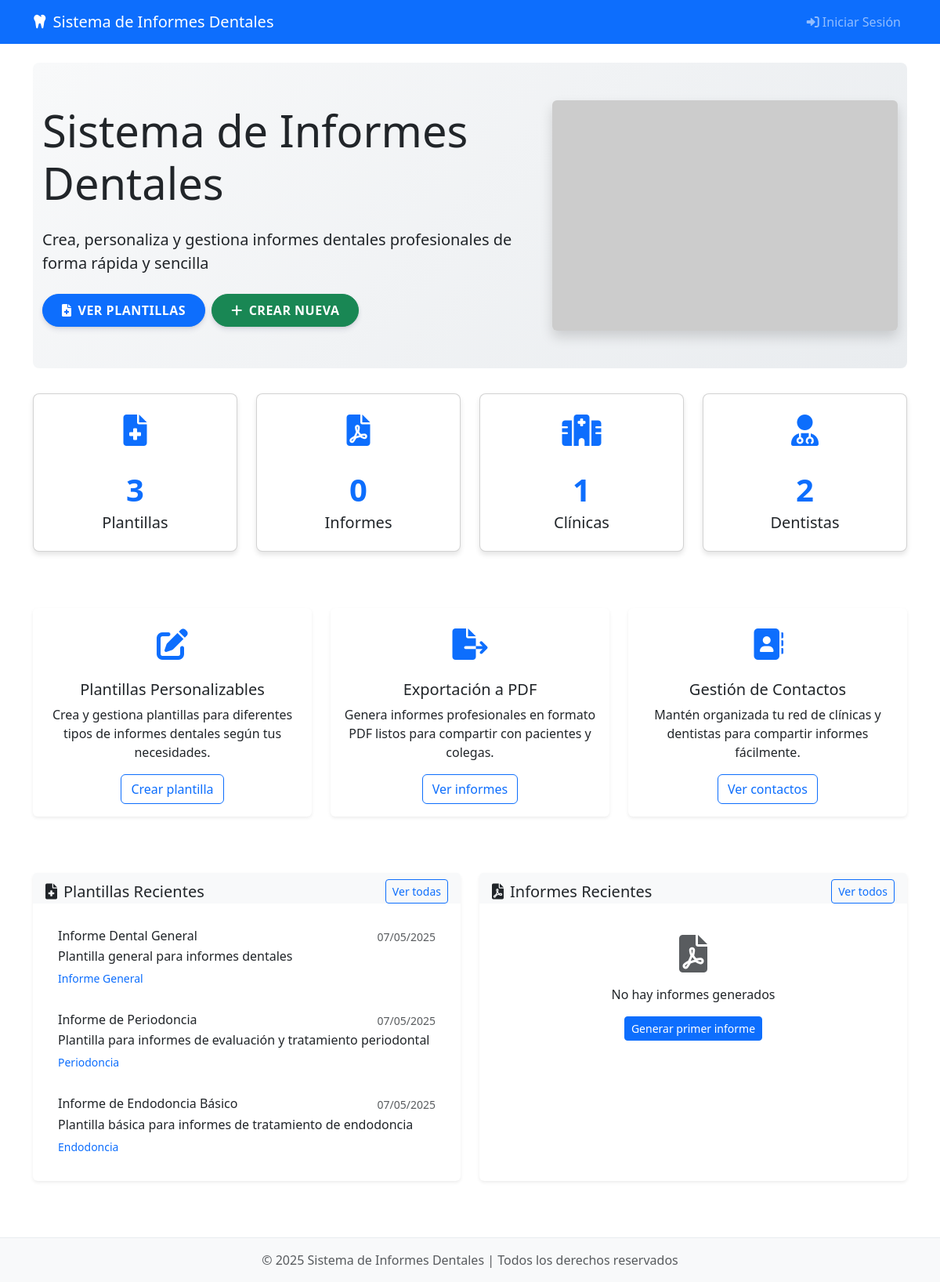
The page / on the database its author committed.
### dental_reports/models.py (models this page shows, shortened)
class ReportTemplate(models.Model):
    name = models.CharField(max_length=100, verbose_name="Nombre")
    category = models.ForeignKey(TemplateCategory, on_delete=models.SET_NULL, null=True,
                                 related_name='templates', verbose_name="Categoría")
    specialty = models.ForeignKey(Specialty, on_delete=models.SET_NULL, null=True, blank=True,
                                  related_name='report_templates', verbose_name="Especialidad")
    description = models.TextField(blank=True, verbose_name="Descripción")
    html_content = models.TextField(verbose_name="Contenido HTML",
                                    help_text="Contenido HTML con marcadores como {{paciente.nombre}}")
    fields_schema = models.JSONField(default=dict, verbose_name="Esquema de Campos",
                                     help_text="Estructura JSON con los campos del formulario")
    created_by = models.ForeignKey(User, on_delete=models.SET_NULL, null=True,
                                   related_name='created_templates', verbose_name="Creado por")
    created_at = models.DateTimeField(auto_now_add=True, verbose_name="Fecha de creación")
    updated_at = models.DateTimeField(auto_now=True, verbose_name="Última actualización")
    is_active = models.BooleanField(default=True, verbose_name="Activo")
    is_public = models.BooleanField(default=False, verbose_name="Público",
                                    help_text="Si es accesible para todos los usuarios")
    class Meta:
        verbose_name = "Plantilla de Informe"
        verbose_name_plural = "Plantillas de Informes"

class TemplateCategory(models.Model):
    name = models.CharField(max_length=100, verbose_name="Nombre")
    description = models.TextField(blank=True, verbose_name="Descripción")
    class Meta:
        verbose_name = "Categoría de Plantilla"
        verbose_name_plural = "Categorías de Plantillas"

### dental_reports/views.py (the view)
# urls.py: 2. Add a URL to urlpatterns:  path('', views.home, name='home')
def home(request):
    templates_count = ReportTemplate.objects.count()
    reports_count = GeneratedReport.objects.count()
    clinics_count = DentalClinic.objects.count()
    dentists_count = DentistContact.objects.count()
    recent_templates = ReportTemplate.objects.filter(is_active=True).order_by('-created_at')[:5]
    recent_reports = GeneratedReport.objects.order_by('-created_at')[:5]
    context = {
        'templates_count': templates_count,
        'reports_count': reports_count,
        'clinics_count': clinics_count,
        'dentists_count': dentists_count,
        'recent_templates': recent_templates,
        'recent_reports': recent_reports
    }
    return render(request, 'dental_reports/home.html', context)

### dental_reports/templates/dental_reports/home.html (shortened to what this page needs)
{% extends "dental_reports/base.html" %}
{% block content %}
<div class="welcome-section">
    <div class="container">
        <div class="row align-items-center">
            <div class="col-md-7">
                <h1 class="display-4 mb-4">Sistema de Informes Dentales</h1>
                <p class="lead mb-4">Crea, personaliza y gestiona informes dentales profesionales de forma rápida y sencilla</p>
                <div class="d-flex gap-2">
                    <a href="{% url 'template_list' %}" class="btn btn-primary action-button">
                        <i class="fas fa-file-medical me-2"></i>Ver Plantillas
                    </a>
                    <a href="{% url 'template_create' %}" class="btn btn-success action-button">
                        <i class="fas fa-plus me-2"></i>Crear Nueva
                    </a>
                </div>
            </div>
            <div class="col-md-5 text-center">
                <img src="https://placehold.co/600x400?text=Dental+Reports" class="img-fluid rounded shadow" alt="Informes Dentales">
            </div>
        </div>
    </div>
</div>
<div class="row mb-4">
    <div class="col-md-3 mb-4">
        <div class="stats-card card text-center">
            <div class="card-body">
                <div class="feature-icon">
                    <i class="fas fa-file-medical"></i>
                </div>
                <div class="stats-number">{{ templates_count|default:"0" }}</div>
                <h5 class="card-title">Plantillas</h5>
            </div>
        </div>
    </div>
    <div class="col-md-3 mb-4">
        <div class="stats-card card text-center">
            <div class="card-body">
                <div class="feature-icon">
                    <i class="fas fa-file-pdf"></i>
                </div>
                <div class="stats-number">{{ reports_count|default:"0" }}</div>
                <h5 class="card-title">Informes</h5>
            </div>
        </div>
    </div>
    <div class="col-md-3 mb-4">
        <div class="stats-card card text-center">
            <div class="card-body">
                <div class="feature-icon">
                    <i class="fas fa-hospital"></i>
                </div>
                <div class="stats-number">{{ clinics_count|default:"0" }}</div>
                <h5 class="card-title">Clínicas</h5>
            </div>
        </div>
    </div>
    <div class="col-md-3 mb-4">
        <div class="stats-card card text-center">
            <div class="card-body">
                <div class="feature-icon">
                    <i class="fas fa-user-md"></i>
                </div>
                <div class="stats-number">{{ dentists_count|default:"0" }}</div>
                <h5 class="card-title">Dentistas</h5>
            </div>
        </div>
    </div>
</div>
<div class="row my-5">
    <div class="col-md-4 mb-4">
        <div class="card h-100 border-0 shadow-sm">
            <div class="card-body text-center">
                <div class="feature-icon">
                    <i class="fas fa-edit"></i>
                </div>
                <h5 class="card-title">Plantillas Personalizables</h5>
                <p class="card-text">Crea y gestiona plantillas para diferentes tipos de informes dentales según tus necesidades.</p>
                <a href="{% url 'template_create' %}" class="btn btn-outline-primary">Crear plantilla</a>
            </div>
        </div>
    </div>
    <div class="col-md-4 mb-4">
        <div class="card h-100 border-0 shadow-sm">
            <div class="card-body text-center">
                <div class="feature-icon">
                    <i class="fas fa-file-export"></i>
                </div>
                <h5 class="card-title">Exportación a PDF</h5>
                <p class="card-text">Genera informes profesionales en formato PDF listos para compartir con pacientes y colegas.</p>
                <a href="{% url 'report_list' %}" class="btn btn-outline-primary">Ver informes</a>
            </div>
        </div>
    </div>
    <div class="col-md-4 mb-4">
        <div class="card h-100 border-0 shadow-sm">
            <div class="card-body text-center">
                <div class="feature-icon">
                    <i class="fas fa-address-book"></i>
                </div>
                <h5 class="card-title">Gestión de Contactos</h5>
                <p class="card-text">Mantén organizada tu red de clínicas y dentistas para compartir informes fácilmente.</p>
                <a href="{% url 'dentist_list' %}" class="btn btn-outline-primary">Ver contactos</a>
            </div>
        </div>
    </div>
</div>
<div class="recent-section">
    <div class="row">
        <div class="col-md-6 mb-4">
            <div class="card border-0 shadow-sm h-100">
                <div class="card-header card-header-custom">
                    <div class="d-flex justify-content-between align-items-center">
                        <h5 class="mb-0">
                            <i class="fas fa-file-medical me-2"></i>Plantillas Recientes
                        </h5>
                        <a href="{% url 'template_list' %}" class="btn btn-sm btn-outline-primary">Ver todas</a>
                    </div>
                </div>
                <div class="card-body">
                    {% if recent_templates %}
                        <div class="list-group list-group-flush">
                            {% for template in recent_templates %}
                            <a href="{% url 'template_detail' pk=template.id %}" class="list-group-item list-group-item-action border-0 py-3">
                                <div class="d-flex w-100 justify-content-between">
                                    <h6 class="mb-1">{{ template.name }}</h6>
                                    <small class="text-muted">{{ template.created_at|date:"d/m/Y" }}</small>
                                </div>
                                <p class="mb-1 text-truncate">{{ template.description|default:"Sin descripción" }}</p>
                                <small class="text-primary">{{ template.category.name|default:"Sin categoría" }}</small>
                            </a>
                            {% endfor %}
                        </div>
                    {% endif %}
                </div>
            </div>
        </div>
        <div class="col-md-6 mb-4">
            <div class="card border-0 shadow-sm h-100">
                <div class="card-header card-header-custom">
                    <div class="d-flex justify-content-between align-items-center">
                        <h5 class="mb-0">
                            <i class="fas fa-file-pdf me-2"></i>Informes Recientes
                        </h5>
                        <a href="{% url 'report_list' %}" class="btn btn-sm btn-outline-primary">Ver todos</a>
                    </div>
                </div>
                <div class="card-body">
                    {% if recent_reports %}
                        <div class="list-group list-group-flush">
                            {% for report in recent_reports %}
                            <a href="{% url 'report_detail' pk=report.id %}" class="list-group-item list-group-item-action border-0 py-3">
                                <div class="d-flex w-100 justify-content-between">
                                    <h6 class="mb-1">{{ report.title }}</h6>
                                    <small class="text-muted">{{ report.created_at|date:"d/m/Y" }}</small>
                                </div>
                                <p class="mb-1">Paciente: {{ report.patient_name }}</p>
                                <small class="text-success">{{ report.template.name|default:"Sin plantilla" }}</small>
                            </a>
                            {% endfor %}
                        </div>
                    {% else %}
                        <div class="text-center py-4">
                            <i class="fas fa-file-pdf fa-3x text-muted mb-3"></i>
                            <p class="mb-0">No hay informes generados</p>
                            <a href="{% url 'template_list' %}" class="btn btn-sm btn-primary mt-3">
                                Generar primer informe
                            </a>
                        </div>
                    {% endif %}
                </div>
            </div>
        </div>
    </div>
</div>
{% endblock %}

### dental_reports/templates/dental_reports/base.html (shortened to what this page needs)
<!DOCTYPE html>
{% load static %}
<html lang="es">
<head>
    <link href="https://cdn.jsdelivr.net/npm/bootstrap@5.3.0/dist/css/bootstrap.min.css" rel="stylesheet">
    <link rel="stylesheet" href="https://cdnjs.cloudflare.com/ajax/libs/font-awesome/6.0.0/css/all.min.css">
</head>
<body>
    <nav class="navbar navbar-expand-lg navbar-dark bg-primary">
        <div class="container">
            <a class="navbar-brand" href="{% url 'dental_reports:home' %}">
                <i class="fas fa-tooth me-2"></i>Sistema de Informes Dentales
            </a>
            <div class="collapse navbar-collapse" id="navbarNav">
                <ul class="navbar-nav">
                    {% if user.is_authenticated %}
                        <li class="nav-item dropdown">
                            <a class="nav-link dropdown-toggle" href="#" id="navbarDropdown" role="button" data-bs-toggle="dropdown" aria-expanded="false">
                                <i class="fas fa-user-circle me-1"></i>{{ user.get_full_name|default:user.username }}
                            </a>
                            <ul class="dropdown-menu dropdown-menu-end" aria-labelledby="navbarDropdown">
                                {% if user.is_staff %}
                                <li>
                                    <a class="dropdown-item" href="{% url 'admin:index' %}">
                                        <i class="fas fa-cogs me-1"></i>Administración
                                    </a>
                                </li>
                                <li><hr class="dropdown-divider"></li>
                                {% endif %}
                                <li>
                                    <a class="dropdown-item" href="#">
                                        <i class="fas fa-user me-1"></i>Mi Perfil
                                    </a>
                                </li>
                                <li><hr class="dropdown-divider"></li>
                                <li>
                                    <a class="dropdown-item" href="{% url 'admin:logout' %}">
                                        <i class="fas fa-sign-out-alt me-1"></i>Cerrar Sesión
                                    </a>
                                </li>
                            </ul>
                        </li>
                    {% else %}
                        <li class="nav-item">
                            <a class="nav-link" href="{% url 'admin:login' %}">
                                <i class="fas fa-sign-in-alt me-1"></i>Iniciar Sesión
                            </a>
                        </li>
                    {% endif %}
                </ul>
            </div>
        </div>
    </nav>
    <main class="container mt-4">
        {% block content %}{% endblock %}
    </main>
    <footer class="footer mt-5">
        <div class="container text-center">
            <p class="mb-0 text-muted">
                &copy; {% now "Y" %} Sistema de Informes Dentales | Todos los derechos reservados
            </p>
        </div>
    </footer>
</body>
</html>

### dental_reports/templates/dental_reports/base.html (style rules this page uses)
body { min-height: 100vh; display: flex; flex-direction: column; }
main { flex: 1; }
.footer { margin-top: auto; padding: 1rem 0; background-color: #f8f9fa; border-top: 1px solid #e9ecef; }

### dental_reports/templates/dental_reports/home.html (style rules this page uses)
.feature-icon { font-size: 2.5rem; margin-bottom: 1rem; color: #0d6efd; }
.stats-card { transition: transform 0.3s ease; box-shadow: 0 4px 6px rgba(0,0,0,0.1); border-radius: 0.5rem; overflow: hidden; height: 100%; }
.stats-number { font-size: 2.5rem; font-weight: bold; color: #0d6efd; }
.welcome-section { background: linear-gradient(135deg, #f8f9fa 0%, #e9ecef 100%); padding: 3rem 0; border-radius: 0.5rem; margin-bottom: 2rem; }
.recent-section { margin-top: 3rem; }
.action-button { border-radius: 50px; padding: 0.5rem 1.5rem; font-weight: 600; text-transform: uppercase; letter-spacing: 0.5px; box-shadow: 0 4px 6px rgba(50, 50, 93, 0.11), 0 1px 3px rgba(0, 0, 0, 0.08); transition: all 0.3s; }
.card-header-custom { background-color: #f8f9fa; border-bottom: none; padding-bottom: 0; }
.list-group-item-action { transition: all 0.2s; }

### rows shown on the page
ReportTemplate: name "Informe Dental General", created_at "07/05/2025", description "Plantilla general para informes dentales", category.name "Informe General"
ReportTemplate: name "Informe de Periodoncia", created_at "07/05/2025", description "Plantilla para informes de evaluación y tratamiento periodontal", category.name "Periodoncia"
ReportTemplate: name "Informe de Endodoncia Básico", created_at "07/05/2025", description "Plantilla básica para informes de tratamiento de endodoncia", category.name "Endodoncia"

### other values the page prints
{{ templates_count|default:"0" }} "3"
{{ reports_count|default:"0" }} "0"
{{ clinics_count|default:"0" }} "1"
{{ dentists_count|default:"0" }} "2"
